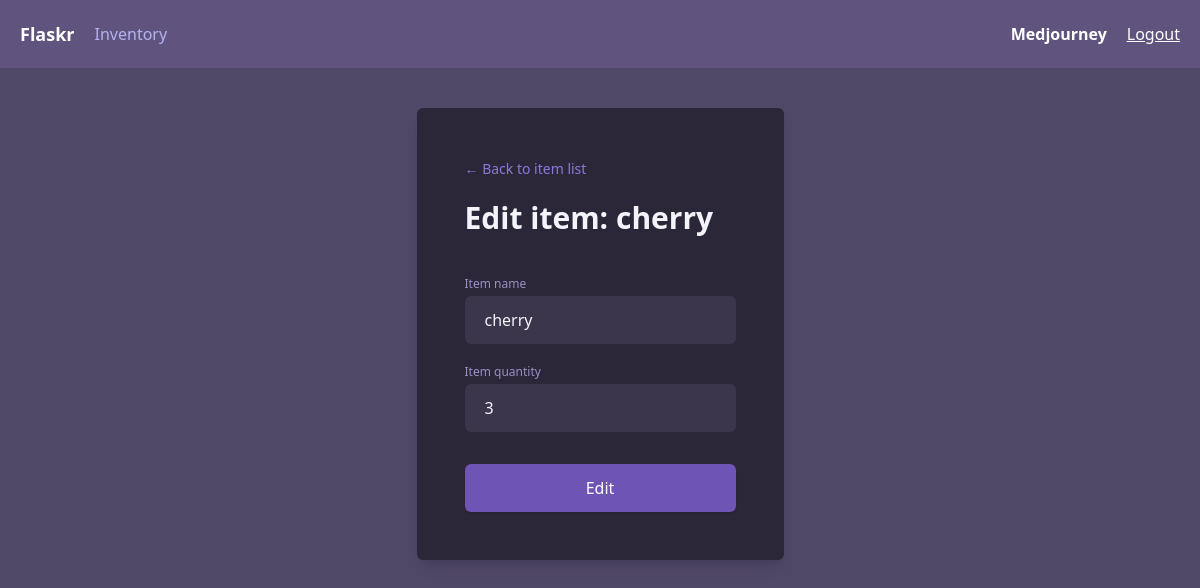
/inventory/3 (signed in), run on the app's committed database.
### tables this page shows
CREATE TABLE users (
  id INTEGER PRIMARY KEY AUTOINCREMENT,
  firstname TEXT,
  lastname TEXT,
  username TEXT NOT NULL,
  password TEXT NOT NULL
);

CREATE TABLE items (
  id INTEGER PRIMARY KEY AUTOINCREMENT,
  user_id INTEGER NOT NULL,
  item_name TEXT NOT NULL,
  item_quantity INTEGER NOT NULL,
  FOREIGN KEY (user_id) REFERENCES users (id)
);

### flaskr/inventory.py (the view, shortened to what this page needs)
@bp.route("/<int:id>", methods=("GET", "POST"))
@auth.login_required
def view(id):
    item = get_item(id)
    return render_template("inventory/view.html", item=item)

### flaskr/auth.py (called while the page is built)
def login_required(view):
    @functools.wraps(view)
    def wrapped_view(**kwargs):
        if g.user is None:
            return redirect(url_for("auth.login"))
        return view(**kwargs)
    return wrapped_view

@bp.before_app_request
def load_logged_in_user():
    user_id = session.get("user_id")
    if user_id is None:
        g.user = None
    else:
        g.user = (
            get_db().execute("SELECT * FROM users WHERE id = ?", (user_id,)).fetchone()
        )

### flaskr/db.py (called while the page is built)
def get_db():
    if "db" not in g:
        g.db = sqlite3.connect(
            current_app.config["DATABASE"], detect_types=sqlite3.PARSE_DECLTYPES
        )
        g.db.row_factory = sqlite3.Row
    return g.db

### flaskr/inventory.py (called while the page is built)
def get_item(id):
    item = get_db().execute("SELECT * FROM items WHERE id = ?", (id,)).fetchone()
    if item is None:
        abort(404, f"Item id {id} doesn't exist.")
    return item

### flaskr/templates/inventory/view.html
{% extends 'base.html' %}
{% block content %}
<main class="grid place-items-center py-10">
  <div class="bg-steel-gray-950 text-steel-gray-50 space-y-10 p-12 rounded-md shadow-lg">
    <div class="space-y-5">
      <a href="{{ url_for('inventory.index') }}" class="text-sm text-blue-violet-500 hover:underline">
        &larr; Back to item list
      </a>
      <h1 class="text-3xl font-semibold">
        Edit item: {{ item.item_name }}
      </h1>
    </div>
    <form method="post" class="flex flex-col gap-5">
      <div class="flex flex-col gap-1">
        <label for="item_name" class="text-xs text-steel-gray-500">Item name</label>
        <input id="item_name" name="item_name" type="text" required class="px-5 py-3 rounded-md bg-martinique-950"
          value="{{ item.item_name }}" />
      </div>
      <div class="flex flex-col gap-1">
        <label for="item_quantity" class="text-xs text-steel-gray-500">Item quantity</label>
        <input id="item_quantity" name="item_quantity" type="number" required
          class="px-5 py-3 rounded-md bg-martinique-950" value="{{ item.item_quantity }}" />
      </div>
      <button type="submit" class="py-3 mt-3 rounded-md shadow  bg-blue-violet-700 text-white hover:bg-blue-violet-800">
        Edit
      </button>
    </form>
  </div>
</main>
{% endblock content %}

### flaskr/templates/base.html (shortened to what this page needs)
<!DOCTYPE html>
<html lang="en">
<head>
  <link rel="stylesheet" href="{{ url_for('static', filename='css/output.css') }}">
</head>
<nav class="flex items-center justify-between p-5 bg-steel-gray-800 text-white">
  <div class="flex items-center space-x-5">
    <div class="flex items-center space-x-5">
      <a href="{{ url_for('index') }}" class="font-bold text-lg text-steel
      -gray-50">Flaskr</a>
      {% if g.user %}
      <a href="{{ url_for('inventory.index') }}" class="text-blue-violet-300 hover:underline">Inventory</a>
      {% endif %}
    </div>
  </div>
  {% if g.user %}
  <div class="flex items-center space-x-5">
    <span class="font-bold">{{ g.user['username'] }}</span>
    <a href="{{ url_for('auth.logout') }}" class="underline text-steel
      -gray-50">Logout</a>
  </div>
  {% endif %}
</nav>
<body class="bg-steel-gray-900">
  {% block content %}{% endblock %}
</body>
</html>

### data on the page
users: user.username "Medjourney"
items: item_name "cherry", item_quantity "3"
